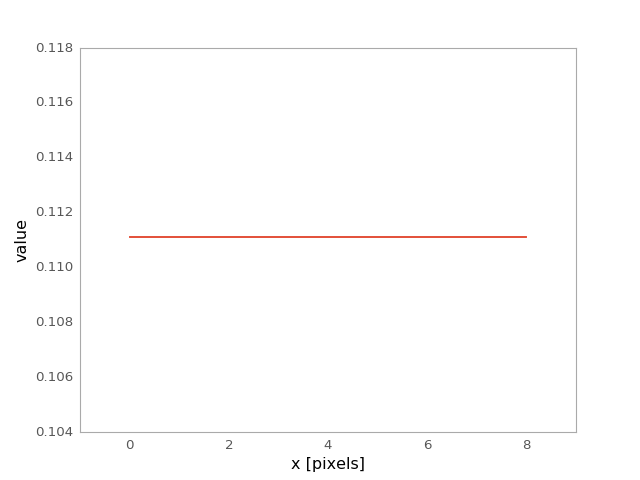

The Python source for this figure:
import matplotlib.pyplot as plt
from astropy.convolution import Box1DKernel
box_1D_kernel = Box1DKernel(9)
plt.plot(box_1D_kernel, drawstyle='steps')
plt.xlim(-1, 9)
plt.xlabel('x [pixels]')
plt.ylabel('value')
plt.show()
